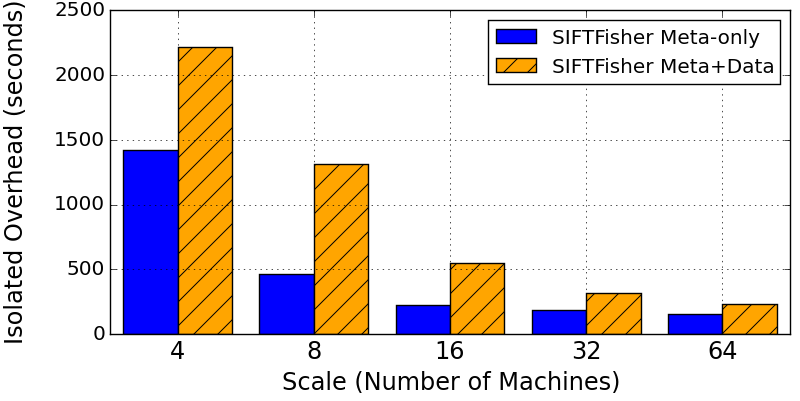

This chart was generated by the following Python code:
#!/usr/bin/env python
# a bar plot with errorbars
import numpy as np
import matplotlib.pyplot as plt

N = 5
VOCMeta = (1422.526667, 466.52, 225.9766667, 187.7, 156.86)
VOCAll = (2221.25, 1313.92, 548.04, 316.1166667, 233.2533333)




ind = 0.1+np.arange(N)  # the x locations for the groups
width = 0.4       # the width of the bars

ax = plt.subplot()
#ax.set_ylim([1000, 80000])


rects1 = ax.bar(ind, VOCMeta, width, color='blue')
rects2 = ax.bar(ind+width, VOCAll, width, color='orange', hatch="/")
ax.grid(True)



ax.set_xlabel('Scale (Number of Machines)', size='x-large')
ax.set_ylabel('Isolated Overhead (seconds)', size='x-large', labelpad=20)
ax.set_xticks(ind+0.4)
ax.set_xticklabels( ('4', '8', '16', '32', '64'), size='x-large') 
ax.legend( (rects1[0], rects2[0]), ('SIFTFisher Meta-only', 'SIFTFisher Meta+Data'), loc='best')
ax.set_yticklabels((0, 500, 1000, 1500, 2000, 2500), size='large')
#ax.yaxis.set_ticks((500, 20000, 40000, 60000, 80000))

plt.show()
